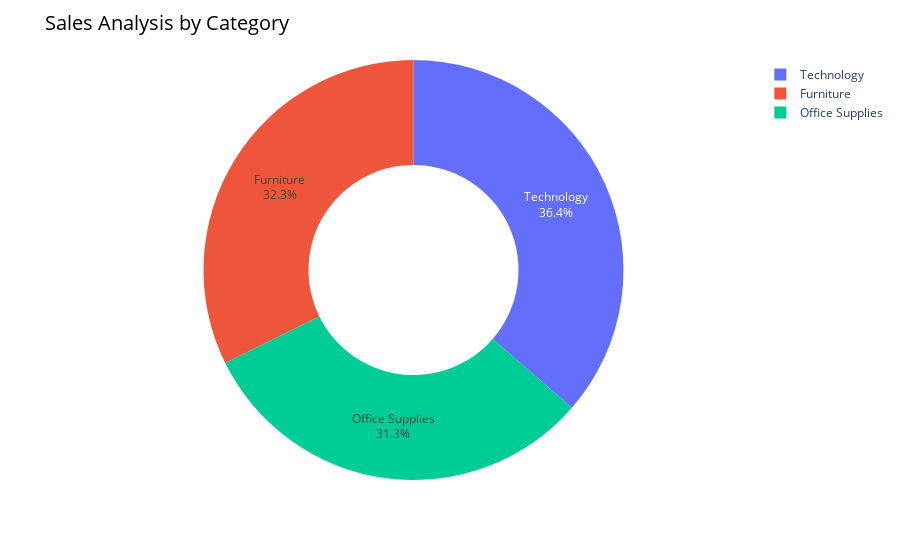

Notebook source saved alongside this figure:
### Code cell
fig = px.pie(
    sales_by_category,
    values='Sales',
    names='Category',
    hole=0.5,
    color_discrete_sequence=pc.qualitative.Plotly
)

fig.update_traces(textposition='inside', textinfo='percent+label')
fig.update_layout(title_text='Sales Analysis by Category', title_font=dict(size=20, color='black'))
fig.show()

### Figure 1 — Plotly figure (JSON) as saved in the notebook; plotly's stock layout.template omitted (floating-point values rounded to 4 significant figures)
{"data": [{"domain": {"x": [0, 1], "y": [0, 1]}, "hole": 0.5, "hovertemplate": "Category=%{label}<br>Sales=%{value}<extra></extra>", "labels": ["Furniture", "Office Supplies", "Technology"], "legendgroup": "", "name": "", "showlegend": true, "textinfo": "percent+label", "textposition": "inside", "type": "pie", "values": [742000.0, 719000.0, 836200.0]}], "layout": {"legend": {"tracegroupgap": 0}, "margin": {"t": 60}, "piecolorway": ["#636EFA", "#EF553B", "#00CC96", "#AB63FA", "#FFA15A", "#19D3F3", "#FF6692", "#B6E880", "#FF97FF", "#FECB52"], "title": {"font": {"color": "black", "size": 20}, "text": "Sales Analysis by Category"}}}
